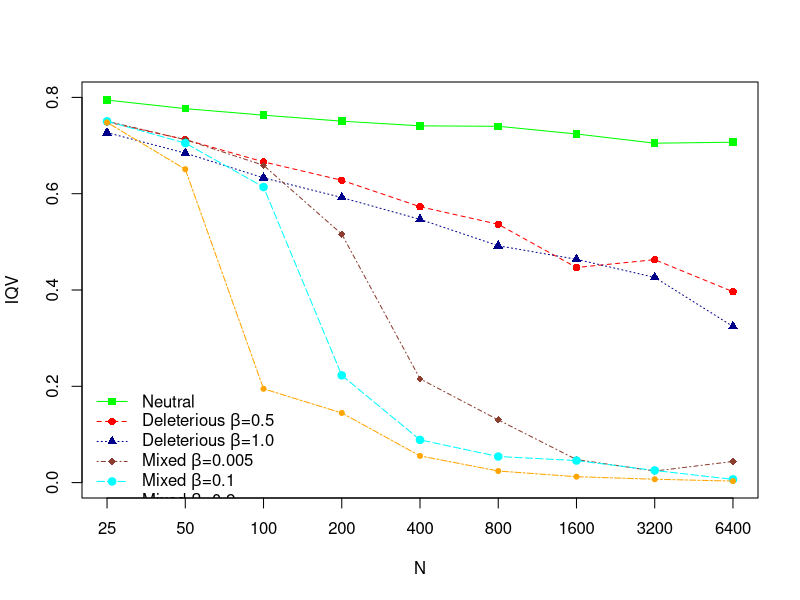

R code for this plot: (Note: this script raises an error after producing the figure.)
#setwd("../9_9_17")

neut = read.csv("nn_neut_Nmulist_fm45_N25_6400.csv",comment.char="#")
del0_5 = read.csv("nn_del_Nmulist_fm45_N25_6400_theta0.5.csv",comment.char="#")
del1 = read.csv("nn_del_Nmulist_fm45_N25_6400_theta1.csv",comment.char="#")
mixed05 = read.csv("nn_mixed_Nmulist_fm45_prob0.01_N25_6400_theta0.5_0.005.csv",comment.char="#")
mixed1 = read.csv("nn_mixed_Nmulist_fm45_prob0.01_N25_6400_theta0.5_0.01.csv",comment.char="#")
mixed2 = read.csv("nn_mixed_Nmulist_fm45_prob0.01_N25_6400_theta0.5_0.02.csv",comment.char="#")

# neut = read.csv("nn_neut_Nmulist_fm45_N50_6400.csv",comment.char="#")
# del0_5 = read.csv("nn_del_Nmulist_fm45_N50_6400_theta0.5.csv",,comment.char="#")
# del1 = read.csv("nn_del_Nmulist_fm45_N50_6400_theta1.csv",comment.char="#")
# mixed05=read.csv("nn_mixed_Nmulist_fm45_prob0.01_N50_6400_theta0.5_0.005.csv",comment.char="#")
# mixed1=read.csv("nn_mixed_Nmulist_fm45_prob0.01_N50_6400_theta0.5_0.01.csv",comment.char="#")
# mixed2=read.csv("nn_mixed_Nmulist_fm45_prob0.01_N50_6400_theta0.5_0.02.csv",comment.char="#")
nmu=1.0
neutstats=subset(neut,N_mu==nmu,select=c(N,N_mu,expected_w_heteroz,w_heteroz,expected_richness,average_richness,IQV))
del0_5stats=subset(del0_5,N_mu==nmu,select=c(N,N_mu,expected_w_heteroz,w_heteroz,expected_richness,average_richness,IQV))
del1stats=subset(del1,N_mu==nmu,select=c(N,N_mu,expected_w_heteroz,w_heteroz,expected_richness,average_richness,IQV))
mixed05stats=subset(mixed05,N_mu==nmu,select=c(N,N_mu,expected_w_heteroz,w_heteroz,expected_richness,average_richness,IQV))
mixed1stats=subset(mixed1,N_mu==nmu,select=c(N,N_mu,expected_w_heteroz,w_heteroz,expected_richness,average_richness,IQV))
mixed2stats=subset(mixed2,N_mu==nmu,select=c(N,N_mu,expected_w_heteroz,w_heteroz,expected_richness,average_richness,IQV))

# Add column "type" to dataframes
neutstats$type = 1
del0_5stats$type=2
del1stats$type=3
mixed05stats$type=4
mixed1stats$type=5
mixed2stats$type=6
# concatenate dataframes
all_stats = rbind(neutstats, del0_5stats,del1stats,mixed05stats,mixed1stats,mixed2stats)
colors= c("green","red","darkblue","coral4","cyan","orange","brown")
pchars = c(15,16,17,18,19,20)
labels=c(
"Neutral",
expression(paste("Deleterious ",beta,"=0.5")),
expression(paste("Deleterious ",beta,"=1.0")),
expression(paste("Mixed ",beta,"=0.005")),
expression(paste("Mixed ",beta,"=0.1")),
expression(paste("Mixed ",beta,"=0.2")))
linetypes = c(1,2,3,4,5,6)
dev.off()
i=1
plot(all_stats$N[all_stats$type==i],all_stats$IQV[all_stats$type==i],xaxt="n",log="x",pch=pchars[1],col=colors[1],xlab="N",ylab="IQV",ylim=c(0.0,0.80),xlim=c(25.0,6400.0))
axis(1,at=c(25,50,100,200,400,800,1600,3200,6400))
lines(all_stats$N[all_stats$type==i],all_stats$IQV[all_stats$type==i],col=colors[1],lty=linetypes[1])
for( i in 2:6 ){
   points(all_stats$N[all_stats$type==i],all_stats$IQV[all_stats$type==i],pch=pchars[i],col=colors[i])
  lines(all_stats$N[all_stats$type==i],all_stats$IQV[all_stats$type==i],col=colors[i],lty=i)
}
#title("IQV with θ = 2")
legend(22,0.21,labels,col=colors,pch=pchars,lty=linetypes,bty="n")
dev.copy(pdf,'IQV_theta_2.pdf')    # copies what is on the screen to a file.
dev.off()
dev.copy(png,'IQV_theta_2.png')    # copies what is on the screen to a file.
dev.off()
dev.copy(tiff,'IQV_theta_2.tiff')    # copies what is on the screen to a file.
dev.off()

